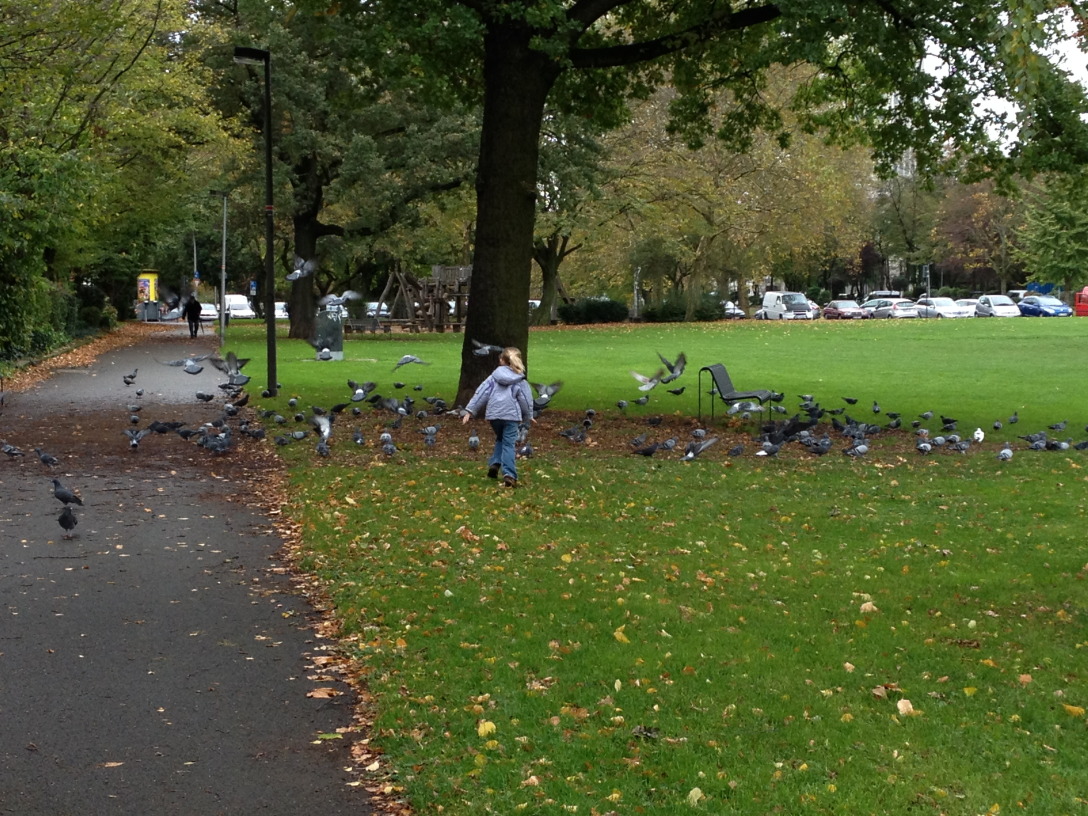
#> input picture opencv_face_detection/photos/park.jpg, 3264 x 2448 px, found by its file name (shown at 1/3 size)
$ python transformations.py
#> lines starting #> are read from the running program, lines starting #| are printed output that depends on the picture
#> further down, im is the input picture: shape (2448, 3264, 3); mean B, G, R 50, 88.6, 79.7
import cv2 as cv
import numpy as np

def rescaleFrame(frame,scale=0.20):
#> called with scale = 0.2
    width = int(frame.shape[1]*scale)
#> width = 652
    height = int(frame.shape[0]*scale)
#> height = 489
    dimensions = (width,height)
#> dimensions = (652, 489)
    return cv.resize(frame,dimensions,interpolation=cv.INTER_AREA)
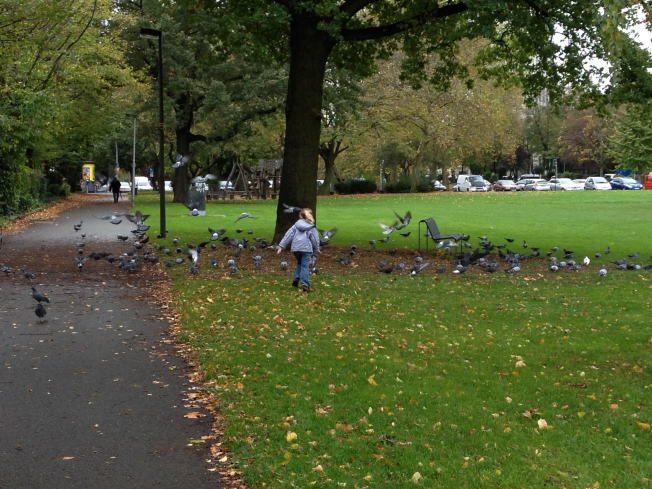
#> returned value: shape (489, 652, 3); mean of channels 0, 1, 2 50, 88.6, 79.7; drawn as B, G, R

im = cv.imread('opencv_face_detection/photos/park.jpg')
img = rescaleFrame(im)
cv.imshow('Dog',img)

#translation
def translate(img,x,y):
#> called with x = 100, y = 100
    transMat = np.float32([[1,0,x],[0,1,y]])
    dimensions = (img.shape[1],img.shape[0])
#> dimensions = (652, 489)
    return cv.warpAffine(img,transMat,dimensions)
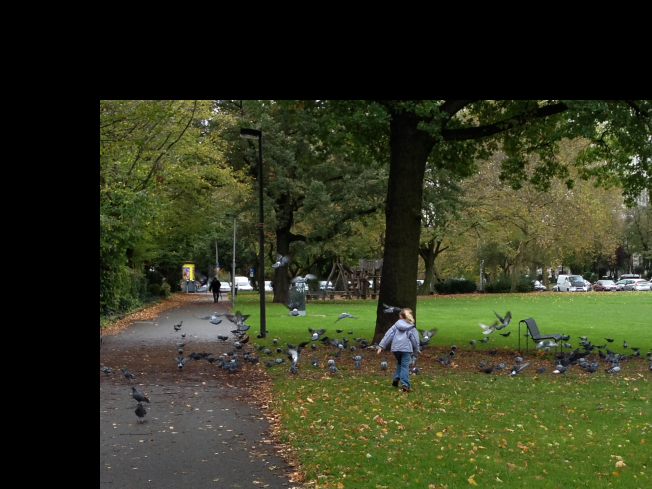
#> returned value: shape (489, 652, 3); mean of channels 0, 1, 2 32.5, 56.2, 51.9; drawn as B, G, R

translated = translate(img,100,100)
cv.imshow('Translated',translated)

#rotation
def rotate(img,angle,rotPoint=None):
#> called with angle = 45
    (height,width) = img.shape[:2]
#> height = 489; width = 652

    if rotPoint is None:
        rotPoint = (width//2,height//2)
#> rotPoint = (326, 244)
    rotMat = cv.getRotationMatrix2D(rotPoint,angle,1.0)
    dimensions = (width,height)
#> dimensions = (652, 489)
    return cv.warpAffine(img,rotMat,dimensions)
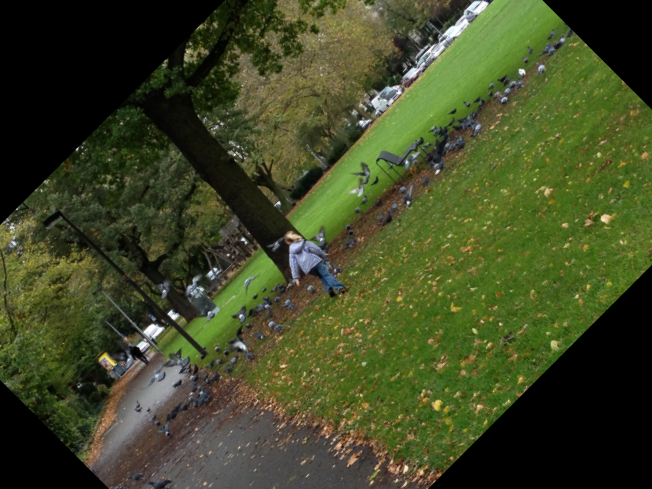
#> returned value: shape (489, 652, 3); mean of channels 0, 1, 2 37.4, 71.5, 63.7; drawn as B, G, R

rotated = rotate(img,45)
cv.imshow('Rotated',rotated)
cv.waitKey(0)

$ run again, with opencv_face_detection/photos/man.jpg copied over opencv_face_detection/photos/park.jpg
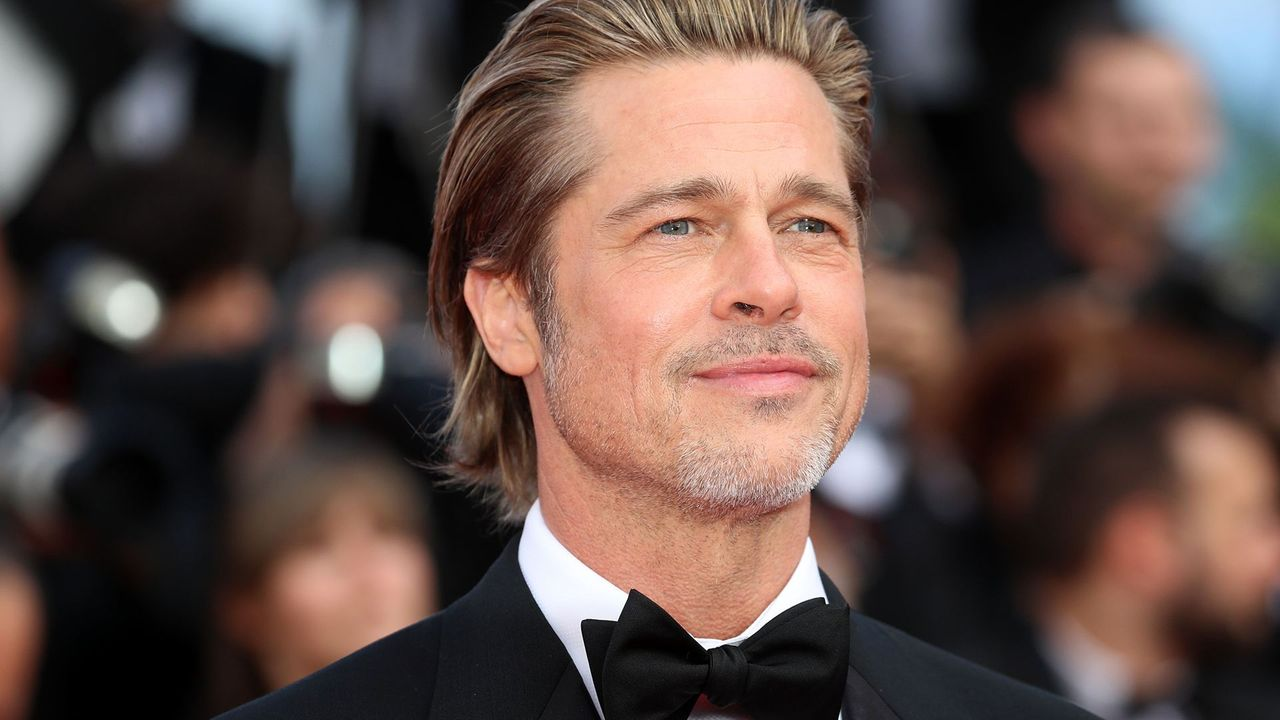
#> input picture opencv_face_detection/photos/man.jpg, 1280 x 720 px, found by its file name
#> im is the input picture: shape (720, 1280, 3); mean B, G, R 71, 77.1, 96.5
#> in translate, `return cv.warpAffine(img,transMat,dimensions)`:
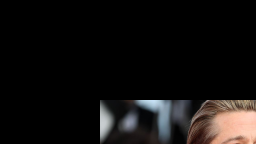
#> returned value: shape (144, 256, 3); mean of channels 0, 1, 2 15.5, 16.5, 19; drawn as B, G, R
#> in rotate, `return cv.warpAffine(img,rotMat,dimensions)`:
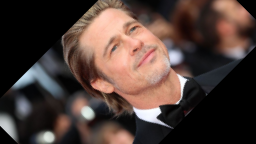
#> returned value: shape (144, 256, 3); mean of channels 0, 1, 2 55.9, 61.6, 78.5; drawn as B, G, R

$ run again, with opencv_face_detection/photos/dog.jpeg copied over opencv_face_detection/photos/park.jpg
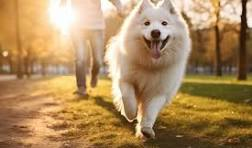
#> input picture opencv_face_detection/photos/dog.jpeg, 252 x 148 px, found by its file name
#> im is the input picture: shape (148, 252, 3); mean B, G, R 93.4, 138.5, 172.9
#> in rescaleFrame, `return cv.resize(frame,dimensions,interpolation=cv.INTER_AREA)`:
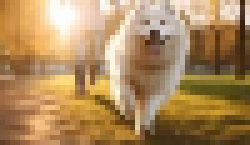
#> returned value: shape (29, 50, 3) (shown 5 times larger); mean of channels 0, 1, 2 93.4, 138.5, 172.9; drawn as B, G, R
#> in rotate, `return cv.warpAffine(img,rotMat,dimensions)`:
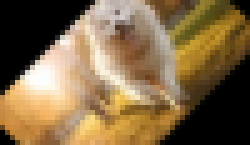
#> returned value: shape (29, 50, 3) (shown 5 times larger); mean of channels 0, 1, 2 71.3, 105.7, 129.5; drawn as B, G, R
